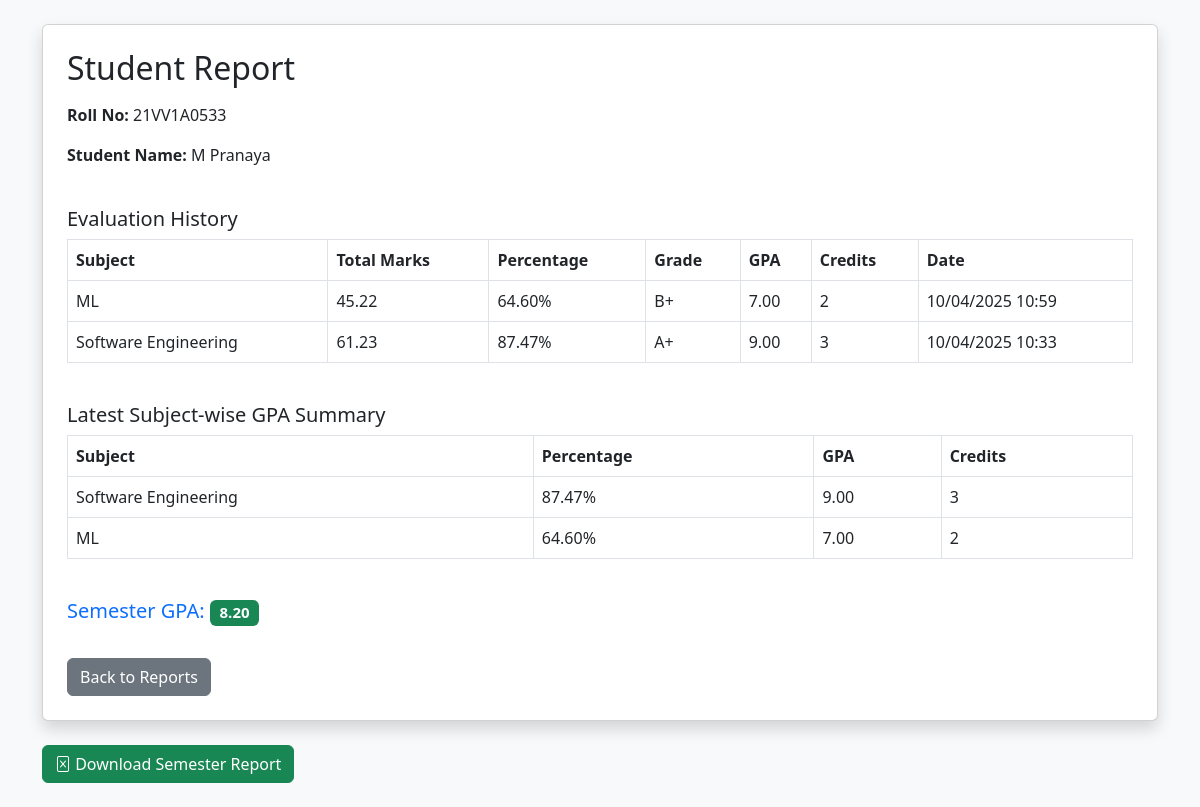
The app's page /student/21VV1A0533 with its own data.
### tables this page shows
CREATE TABLE students (
            roll_no TEXT PRIMARY KEY,
            full_name TEXT,
            department TEXT);

CREATE TABLE evaluations (
            id INTEGER PRIMARY KEY AUTOINCREMENT,
            roll_no TEXT NOT NULL,
            subject TEXT NOT NULL,
            timestamp TEXT,
            total_marks REAL,
            percentage REAL,
            grade TEXT,
            grade_point REAL,
            student_pdf_path TEXT,
            model_pdf_path TEXT,
            question_pdf_path TEXT,
            credits INTEGER DEFAULT 3);

### app.py (the view)
@app.route("/student/<roll_no>")
def student_report(roll_no):
    try:
        db = get_db()
        student = db.execute('''
            SELECT e.*, strftime('%d/%m/%Y %H:%M', e.timestamp) as formatted_date, s.full_name
            FROM evaluations e
            LEFT JOIN students s ON e.roll_no = s.roll_no
            WHERE e.roll_no = ?
            ORDER BY e.timestamp DESC
            LIMIT 1
        ''', (roll_no,)).fetchone()
        if not student:
            return render_template("error.html", message="Student not found")
        evaluations = db.execute('''
            SELECT e.subject, e.total_marks, e.percentage, e.grade, e.grade_point, e.credits,
                strftime('%d/%m/%Y %H:%M', e.timestamp) as formatted_date
            FROM evaluations e
            WHERE e.roll_no = ?
            ORDER BY e.timestamp DESC
        ''', (roll_no,)).fetchall()
        subject_performance = db.execute('''
            SELECT e.subject,
                e.percentage as avg_percentage,
                e.grade_point as avg_grade_point,
                e.credits
            FROM evaluations e
            INNER JOIN (
                SELECT subject, MAX(timestamp) as latest_time
                FROM evaluations
                WHERE roll_no = ?
                GROUP BY subject
            ) latest_eval
            ON e.subject = latest_eval.subject AND e.timestamp = latest_eval.latest_time
            WHERE e.roll_no = ?
        ''', (roll_no, roll_no)).fetchall()
        if subject_performance:
            total_credits = sum(row['credits'] for row in subject_performance)
            weighted_gpa = sum(row['avg_grade_point'] * row['credits'] for row in subject_performance)
            failed_subjects = any(row['avg_grade_point'] == 0.0 for row in subject_performance)
            if failed_subjects:
                semester_gpa = 0.0  # Semester GPA is 0 if any subject is failed
            elif total_credits > 0:
                semester_gpa = weighted_gpa / total_credits
            else:
                semester_gpa = 0.0
        else:
            semester_gpa = 0.0
        return render_template("student_report.html",
            roll_no=roll_no,
            student=student,
            evaluations=evaluations,
            subject_performance=subject_performance,
            semester_gpa=semester_gpa)
    except Exception as e:
        app.logger.error(f"Student report error: {str(e)}")
        return render_template("error.html", message="Could not generate student report")

### app.py (called while the page is built)
def get_db():
    db = getattr(g, '_database', None)
    if db is None:
        db = g._database = sqlite3.connect(DATABASE)
        db.row_factory = sqlite3.Row
    return db

@app.teardown_appcontext
def close_connection(exception):
    db = getattr(g, '_database', None)
    if db is not None:
        db.close()

### templates/student_report.html (shortened to what this page needs)
<!DOCTYPE html>
<html>
<head>
    <link href="https://cdn.jsdelivr.net/npm/bootstrap@5.3.0/dist/css/bootstrap.min.css" rel="stylesheet">
    <link rel="stylesheet" href="https://cdn.jsdelivr.net/npm/bootstrap-icons@1.10.0/font/bootstrap-icons.css">
</head>
<body class="bg-light">
    <div class="container py-4">
        <div class="card shadow p-4 mb-4">
            <h2 class="mb-3">Student Report</h2>
            {% if student %}
                <p><strong>Roll No:</strong> {{ roll_no }}</p>
                <p><strong>Student Name:</strong> {{ student.full_name }}</p>
            {% endif %}
            <h5 class="mt-4">Evaluation History</h5>
            <table class="table table-bordered">
                <thead>
                    <tr>
                        <th>Subject</th>
                        <th>Total Marks</th>
                        <th>Percentage</th>
                        <th>Grade</th>
                        <th>GPA</th>
                        <th>Credits</th>
                        <th>Date</th>
                    </tr>
                </thead>
                <tbody>
                    {% for eval in evaluations %}
                    <tr>
                        <td>{{ eval.subject }}</td>
                        <td>{{ eval.total_marks }}</td>
                        <td>{{ "%.2f"|format(eval.percentage) }}%</td>
                        <td>{{ eval.grade }}</td>
                        <td>{{ "%.2f"|format(eval.grade_point) }}</td>
                        <td>{{ eval.credits }}</td>
                        <td>{{ eval.formatted_date }}</td>
                    </tr>
                    {% endfor %}
                </tbody>
            </table>
            <h5 class="mt-4">Latest Subject-wise GPA Summary</h5>
            <table class="table table-bordered">
                <thead>
                    <tr>
                        <th>Subject</th>
                        <th>Percentage</th>
                        <th>GPA</th>
                        <th>Credits</th>
                    </tr>
                </thead>
                <tbody>
                    {% for s in subject_performance %}
                    <tr>
                        <td>{{ s.subject }}</td>
                        <td>{{ "%.2f"|format(s.avg_percentage) }}%</td>
                        <td>{{ "%.2f"|format(s.avg_grade_point) }}</td>
                        <td>{{ s.credits }}</td>
                    </tr>
                    {% endfor %}
                </tbody>
            </table>
            <h5 class="mt-4 text-primary">
                Semester GPA:
                <span class="badge bg-success">{{ "%.2f"|format(semester_gpa) }}</span>
            </h5>
            <div class="mt-4">
                <a href="/reports" class="btn btn-secondary">Back to Reports</a>
            </div>
        </div>
    <div class="mt-4 d-flex justify-content-between align-items-center">
        <a href="/download_semester_report/{{ roll_no }}" class="btn btn-success">
            <i class="bi bi-file-excel"></i> Download Semester Report
        </a>
    </div>
    </div>
</body>
</html>

### records on screen
students: full_name "M Pranaya"
evaluations: subject "ML", total_marks "45.22", percentage "64.60", grade "B+", grade_point "7.00", credits "2", formatted_date "10/04/2025 10:59", avg_percentage "64.60", avg_grade_point "7.00"
evaluations: subject "Software Engineering", total_marks "61.23", percentage "87.47", grade "A+", grade_point "9.00", credits "3", formatted_date "10/04/2025 10:33", avg_percentage "87.47", avg_grade_point "9.00"

### other values on screen
{{ roll_no }} "21VV1A0533"
{{ "%.2f"|format(semester_gpa) }} "8.20"
